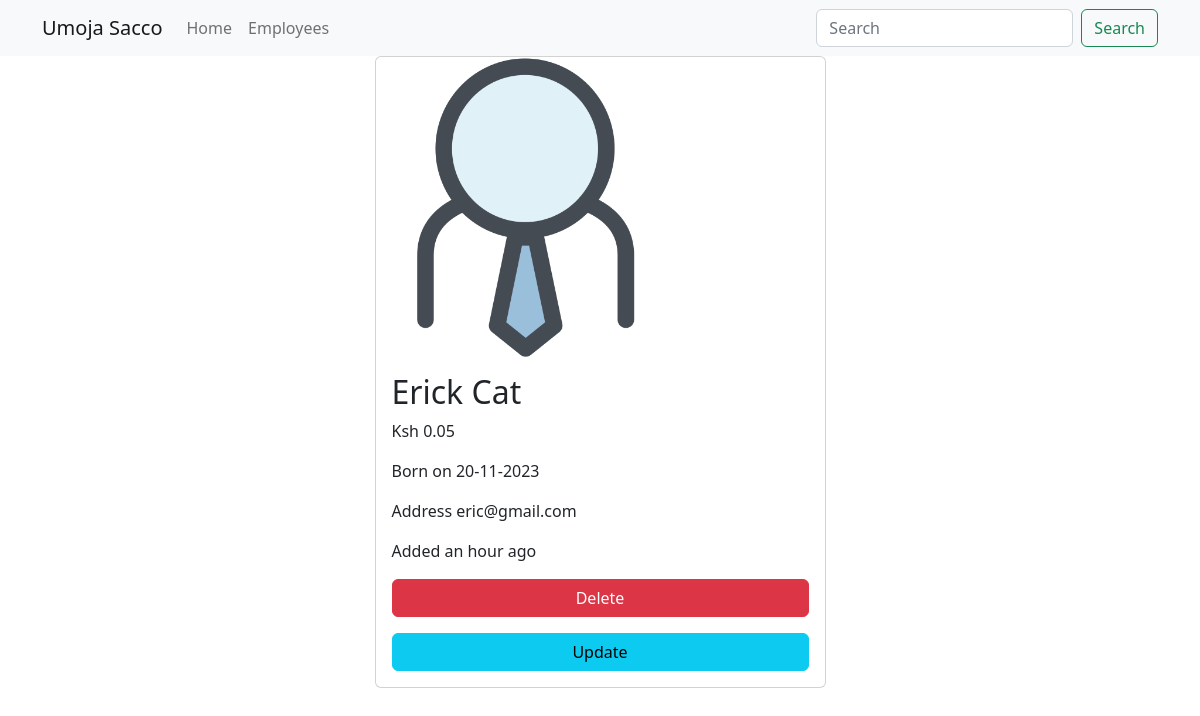
Screenshot of /employees/1 with the database file from the repository.
### main_app/models.py (models this page shows, shortened)
class Employee(models.Model):
    name = models.CharField(max_length=40)
    email = models.EmailField(unique=True)
    dob = models.DateField(null=True)
    salary = models.DecimalField(max_digits=7, decimal_places=2)  # 67000.58
    disabled = models.BooleanField(default=False)
    profile = models.ImageField(upload_to=unique_img_name, null=True, default="employees/employee.png")
    created_at = models.DateTimeField(auto_now_add=True, null=True)  # Once during creation
    updated_at = models.DateTimeField(auto_now=True, null=True)  # Every time an update happens
    class Meta:
        verbose_name = 'Employee'
        verbose_name_plural = 'Employees'
        ordering = ["salary"]

### main_app/views.py (the view)
# urls.py: path('employees/<int:emp_id>', views.employee_details, name="details"),
def employee_details(request, emp_id):
    employee = Employee.objects.get(pk=emp_id)  # SELECT * FROM employees WHERE id=1
    return render(request, "employee_details.html", {"employee": employee})

### templates/employee_details.html (shortened to what this page needs)
{% extends 'base_template.html' %}
{% load humanize %}
{% block content %}
    {% include 'navbar.html' %}
    <div class="container">
        <div class="row justify-content-center">
            <div class="col-sm-5">
                <div class="card">
                    {% if employee.profile %}
                        <img src="{{ employee.profile.url }}" height="300" width="300" alt="">
                    {% endif %}
                    <div class="card-body">
                        <h2 class="card-title">{{ employee.name }}</h2>
                        <p class="card-text">Ksh {{ employee.salary | intcomma }}</p>
                        <p class="card-text">Born on {{ employee.dob | date:'d-m-Y' }}</p>
                        <p class="card-text">Address {{ employee.email }}</p>
                        <p class="card-text">Added {{ employee.created_at | naturaltime }}</p>
                        <a href="{% url 'delete' employee.id %}" class="btn btn-danger w-100">Delete</a>
                        <a href="{% url 'update' employee.id %}" class="btn btn-info w-100 mt-3">Update</a>
                    </div>
                </div>
            </div>
        </div>
    </div>
{% endblock %}

### rows the page displays
Employee: profile (picture), name "Erick Cat", salary "0.05", dob "20-11-2023", email "eric@gmail.com", created_at "an hour ago"
